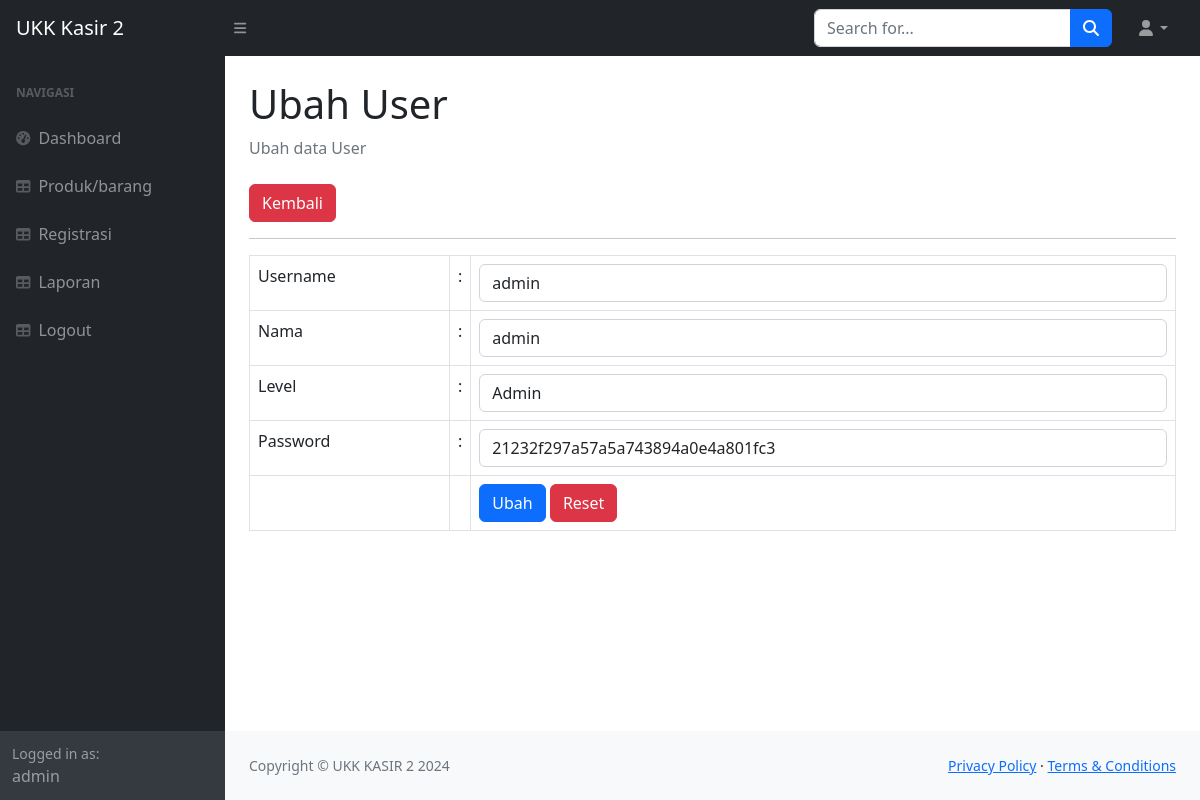
Page /index.php?page=register_ubah&id=1 (signed in) on the committed database.
### tables this page shows
CREATE TABLE `user` (
  `id_user` int(11) NOT NULL,
  `username` varchar(30) NOT NULL,
  `password` varchar(32) NOT NULL,
  `nama` varchar(32) NOT NULL,
  `level` enum('admin','kasir') NOT NULL
);

### register_ubah.php (the view, shortened to what this page needs)
<?php
    $id = $_GET['id'];
    $query = mysqli_query($koneksi, "SELECT * FROM user WHERE id_user=$id");
    $data = mysqli_fetch_array($query);
?>
<div class="container-fluid px-4">
    <h1 class="mt-4">Ubah User</h1>
    <ol class="breadcrumb mb-4">
        <li class="breadcrumb-item active">Ubah data User</li>
    </ol>
    <a href="?page=register" class="btn btn-danger">Kembali</a>
    <hr>
    <form method="post">
        <table class="table table-bordered">
            <tr>
                <td width="200">Username</td>
                <td width="1">:</td>
                <td><input class="form-control" type="text" name="username" value="<?php echo $data['username'] ?>"></td>
            </tr>
            <tr>
                <td width="200">Nama</td>
                <td width="1">:</td>
                <td><input class="form-control" type="text" name="nama" value="<?php echo $data['nama'] ?>"></td>
            </tr>
            <tr>
                <td>Level</td>
                <td>:</td>
                <td>
                    <select class="form-control" name="level">
                        <option value="admin" <?php echo ($data['level'] == 'admin') ? 'selected' : ''; ?>>Admin</option>
                    </select>
                </td>
            </tr>
            <tr>
                <td>Password</td>
                <td>:</td>
                <td><input class="form-control" type="text" name="password" value="<?php echo $data['password']; ?>"></td>
            </tr>
            <tr>
                <td></td>
                <td></td>
                <td>
                    <button type="submit" class="btn btn-primary">Ubah</button>
                    <button type="reset" class="btn btn-danger">Reset</button>
                </td>
            </tr>
        </table>
    </form>
</div>

### rows in the picture
user: username "admin", nama "admin", level "Admin", password "21232f297a57a5a743894a0e4a801fc3"

### other values in the picture
$_SESSION['user']['nama'] "admin"
